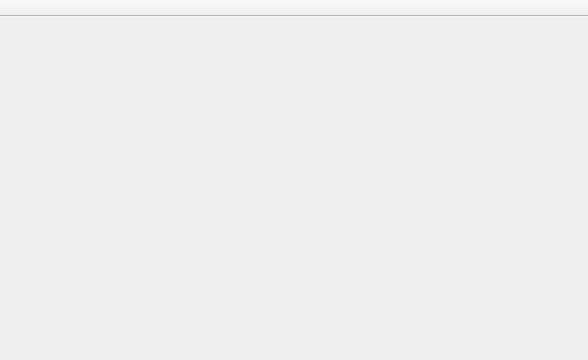
<?xml version="1.0" encoding="UTF-8"?>
<ui version="4.0">
 <class>MainWindow</class>
 <widget class="QMainWindow" name="MainWindow">
  <property name="geometry">
   <rect>
    <x>0</x>
    <y>0</y>
    <width>588</width>
    <height>360</height>
   </rect>
  </property>
  <property name="windowTitle">
   <string>Squirell Viewer</string>
  </property>
  <property name="documentMode">
   <bool>false</bool>
  </property>
  <widget class="QWidget" name="centralWidget">
   <layout class="QVBoxLayout" name="verticalLayout">
    <property name="margin">
     <number>0</number>
    </property>
   </layout>
  </widget>
  <widget class="QToolBar" name="toolBar">
   <property name="windowTitle">
    <string>toolBar</string>
   </property>
   <property name="movable">
    <bool>false</bool>
   </property>
   <property name="floatable">
    <bool>false</bool>
   </property>
   <attribute name="toolBarArea">
    <enum>TopToolBarArea</enum>
   </attribute>
   <attribute name="toolBarBreak">
    <bool>false</bool>
   </attribute>
  </widget>
 </widget>
 <layoutdefault spacing="6" margin="11"/>
 <resources/>
 <connections/>
</ui>
